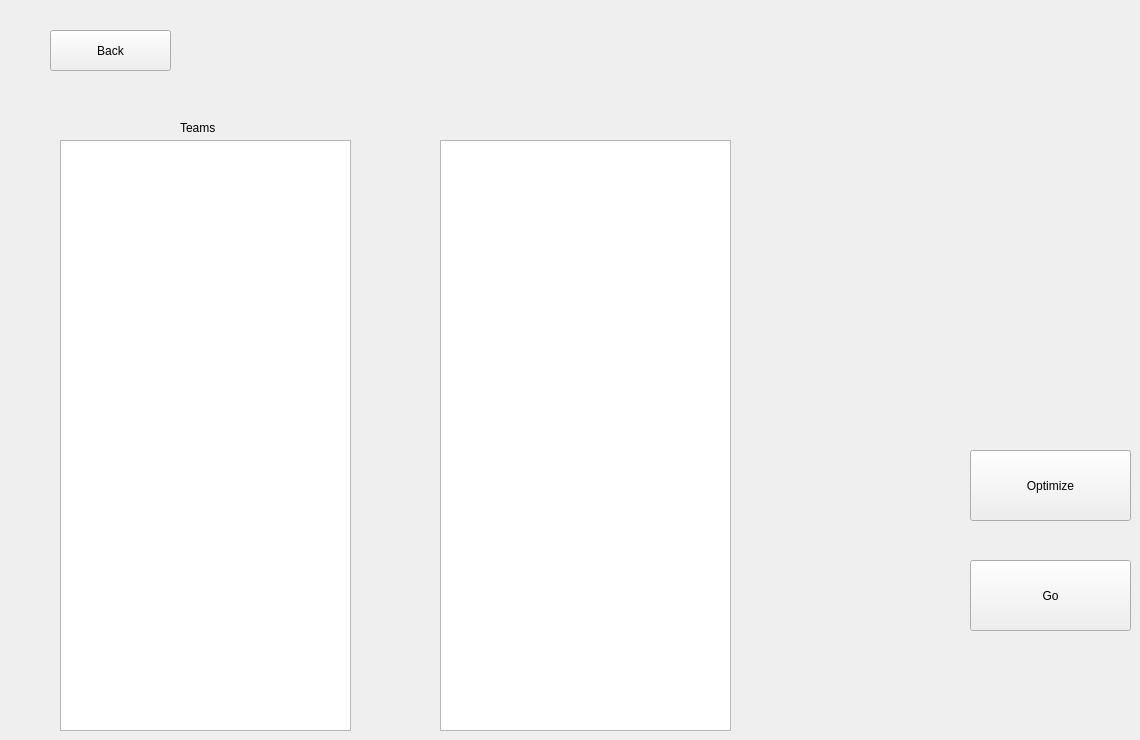
        <widget class="QWidget" name="multipleSelectionPage">
         <widget class="QListWidget" name="availibleTeamsStackedWidget">
          <property name="geometry">
           <rect>
            <x>60</x>
            <y>140</y>
            <width>291</width>
            <height>591</height>
           </rect>
          </property>
         </widget>
         <widget class="QLabel" name="label_30">
          <property name="geometry">
           <rect>
            <x>180</x>
            <y>120</y>
            <width>61</width>
            <height>16</height>
           </rect>
          </property>
          <property name="text">
           <string>Teams</string>
          </property>
         </widget>
         <widget class="QPushButton" name="optimizeButton">
          <property name="geometry">
           <rect>
            <x>970</x>
            <y>450</y>
            <width>161</width>
            <height>71</height>
           </rect>
          </property>
          <property name="text">
           <string>Optimize</string>
          </property>
         </widget>
         <widget class="QPushButton" name="goButton">
          <property name="geometry">
           <rect>
            <x>970</x>
            <y>560</y>
            <width>161</width>
            <height>71</height>
           </rect>
          </property>
          <property name="text">
           <string>Go</string>
          </property>
         </widget>
         <widget class="QListWidget" name="selectedTeamsStackedWidget">
          <property name="geometry">
           <rect>
            <x>440</x>
            <y>140</y>
            <width>291</width>
            <height>591</height>
           </rect>
          </property>
         </widget>
         <widget class="QPushButton" name="multipleSelectionPageBackButton">
          <property name="geometry">
           <rect>
            <x>50</x>
            <y>30</y>
            <width>121</width>
            <height>41</height>
           </rect>
          </property>
          <property name="text">
           <string>Back</string>
          </property>
         </widget>
        </widget>
